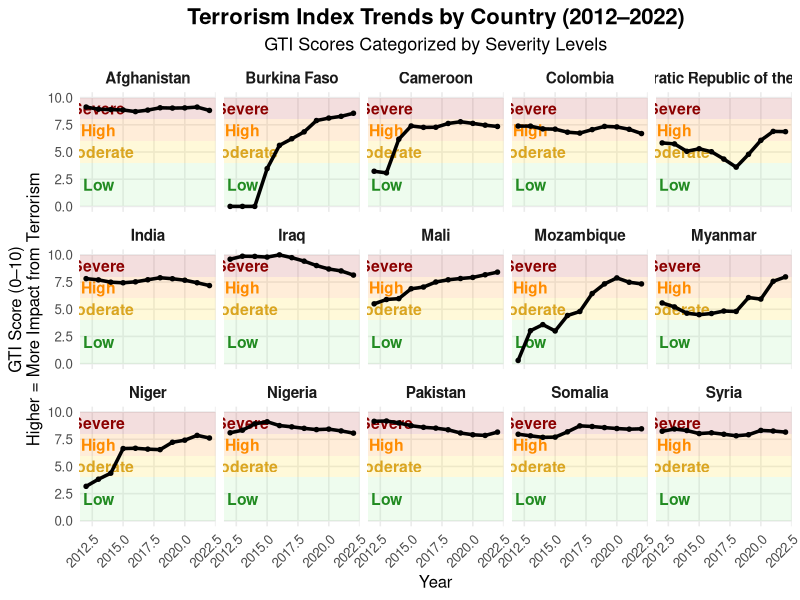

Write R code to recreate this figure.
## ---- chunk 1
#| label: load-libraries
#| message: false
#| warning: false

library(readxl)
library(dplyr)
library(tidyr)
library(ggplot2)

# Load the data
df <- read_excel("data/Global Terrorism Index 2023.xlsx", sheet = "Overall Scores")
## ---- chunk 2
#| label: data-transformation
#| message: false

# Convert to long format
long_df <- df %>%
  pivot_longer(cols = matches("^[0-9]{4} Score$"), names_to = "Year", values_to = "Score") %>%
  mutate(Year = as.integer(gsub(" Score", "", Year)))

# Filter top 15 countries based on latest score
top15 <- df %>%
  select(Country, `2022 Score`) %>%
  arrange(desc(`2022 Score`)) %>%
  slice(1:15) %>%
  pull(Country)

filtered_df <- long_df %>%
  filter(Country %in% top15)
## ---- chunk 3
#| label: trend-visualization
#| fig-cap: "Terrorism Index Trends by Country (2012–2022), with Severity Levels"
#| fig-width: 12
#| fig-height: 8
#| warning: false
#| message: false

library(ggplot2)
library(dplyr)

ggplot(filtered_df, aes(x = Year, y = Score)) +
  # Severity background bands (more visible)
  annotate("rect", xmin = -Inf, xmax = Inf, ymin = 8, ymax = 10,
           fill = "#B22222", alpha = 0.15) +
  annotate("rect", xmin = -Inf, xmax = Inf, ymin = 6, ymax = 8,
           fill = "#FF8C00", alpha = 0.15) +
  annotate("rect", xmin = -Inf, xmax = Inf, ymin = 4, ymax = 6,
           fill = "#FFD700", alpha = 0.15) +
  annotate("rect", xmin = -Inf, xmax = Inf, ymin = 0, ymax = 4,
           fill = "#90EE90", alpha = 0.15) +
  
  # Add labels to indicate severity zones
  annotate("text", x = 2013, y = 9, label = "Severe", color = "#8B0000", size = 4, fontface = "bold") +
  annotate("text", x = 2013, y = 7, label = "High", color = "#FF8C00", size = 4, fontface = "bold") +
  annotate("text", x = 2013, y = 5, label = "Moderate", color = "#DAA520", size = 4, fontface = "bold") +
  annotate("text", x = 2013, y = 2, label = "Low", color = "#228B22", size = 4, fontface = "bold") +

  # Main line chart
  geom_line(color = "#000000", linewidth = 1.2) +
  geom_point(color = "#000000", size = 1.2) +
  
  # Faceted by country
  facet_wrap(~Country, ncol = 5) +
  theme_minimal(base_size = 12) +
  labs(
    title = "Terrorism Index Trends by Country (2012–2022)",
    subtitle = "GTI Scores Categorized by Severity Levels",
    x = "Year",
    y = "GTI Score (0–10)\nHigher = More Impact from Terrorism"
  ) +
  theme(
    plot.title = element_text(size = 16, face = "bold", hjust = 0.5),
    plot.subtitle = element_text(size = 13, hjust = 0.5),
    strip.text = element_text(size = 11, face = "bold"),
    axis.text.x = element_text(angle = 45, hjust = 1),
    panel.grid.minor = element_blank()
  )
